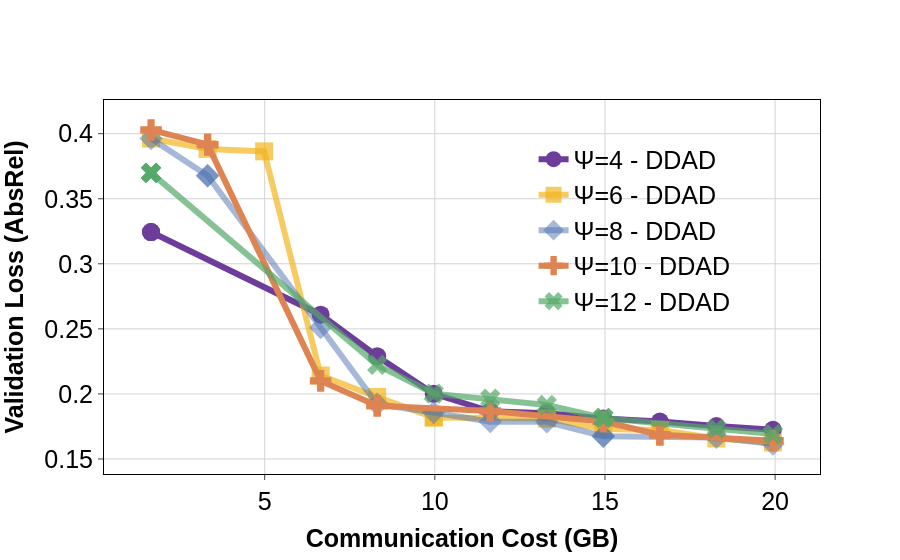

The notebook cell saved with this chart:
### Code cell
combined_test_loss_by_communication_cost_lower_bound_figures = go.Figure()
i = 0
for fig in test_loss_by_communication_lower_bound_cost_figures:    
    for trace in fig.data:
        trace.update(line={'color': f'rgba{hex_to_rgba(COLORS[i], ALPHAS[i])}'}, marker=dict(symbol=MARKER_SYMBOLS[i]))
        i += 1
        combined_test_loss_by_communication_cost_lower_bound_figures.add_trace(trace)
combined_test_loss_by_communication_cost_lower_bound_figures.update_layout(yaxis_title="<b>Validation Loss (AbsRel)</b>", xaxis_title="<b>Communication Cost (GB)</b>")
combined_test_loss_by_communication_cost_lower_bound_figures = standardize_fig(combined_test_loss_by_communication_cost_lower_bound_figures, **fig_config)
combined_test_loss_by_communication_cost_lower_bound_figures.update_layout(legend=dict(orientation="v", yanchor="bottom", x=0.6, y=0.4, xanchor="left", bgcolor='rgba(0,0,0,0)')) 
combined_test_loss_by_communication_cost_lower_bound_figures.show()
combined_test_loss_by_communication_cost_lower_bound_figures.write_image("ddad_loss_by_communication_cost_lower_bound_search_range_opt.pdf")

### Figure 1 — Plotly figure (JSON) as saved in the notebook; plotly's stock layout.template omitted (floating-point values rounded to 4 significant figures)
{"data": [{"line": {"color": "rgba(109, 61, 156, 1)", "width": 6}, "marker": {"size": 18, "symbol": "circle"}, "mode": "lines+markers", "name": "&#936;=4 - DDAD", "showlegend": true, "type": "scatter", "x": [1.661, 1.661, 1.661, 6.646, 8.307, 9.968, 11.63, 13.29, 14.95, 16.61, 18.28, 19.94], "y": [0.3244, 0.3244, 0.3244, 0.2609, 0.229, 0.2001, 0.1866, 0.1852, 0.181, 0.1788, 0.1753, 0.1724]}, {"line": {"color": "rgba(242, 182, 31, 0.7)", "width": 6}, "marker": {"size": 18, "symbol": "square"}, "mode": "lines+markers", "name": "&#936;=6 - DDAD", "showlegend": true, "type": "scatter", "x": [1.661, 3.323, 4.984, 6.646, 8.307, 9.968, 9.968, 13.29, 14.95, 16.61, 18.28, 19.94], "y": [0.3963, 0.3883, 0.3864, 0.2141, 0.1976, 0.1819, 0.1819, 0.181, 0.1731, 0.1723, 0.1658, 0.1626]}, {"line": {"color": "rgba(76, 114, 176, 0.5)", "width": 6}, "marker": {"size": 18, "symbol": "diamond"}, "mode": "lines+markers", "name": "&#936;=8 - DDAD", "showlegend": true, "type": "scatter", "x": [1.661, 3.323, 3.323, 6.646, 8.307, 9.968, 11.63, 13.29, 14.95, 14.95, 18.28, 19.94], "y": [0.3963, 0.3677, 0.3677, 0.2511, 0.192, 0.1857, 0.1787, 0.1786, 0.1675, 0.1675, 0.1666, 0.1615]}, {"line": {"color": "rgba(221, 132, 82, 1)", "width": 6}, "marker": {"size": 18, "symbol": "cross"}, "mode": "lines+markers", "name": "&#936;=10 - DDAD", "showlegend": true, "type": "scatter", "x": [1.661, 3.323, 3.323, 6.646, 8.307, 8.307, 11.63, 11.63, 14.95, 16.61, 16.61, 19.94], "y": [0.4029, 0.3916, 0.3916, 0.21, 0.1909, 0.1909, 0.1869, 0.1869, 0.1788, 0.1686, 0.1686, 0.164]}, {"line": {"color": "rgba(85, 168, 104, 0.7)", "width": 6}, "marker": {"size": 18, "symbol": "x"}, "mode": "lines+markers", "name": "&#936;=12 - DDAD", "showlegend": true, "type": "scatter", "x": [1.661, 1.661, 1.661, 1.661, 8.307, 9.968, 11.63, 13.29, 14.95, 14.95, 18.28, 19.94], "y": [0.3699, 0.3699, 0.3699, 0.3699, 0.2223, 0.2002, 0.1963, 0.1915, 0.1815, 0.1815, 0.1731, 0.1691]}], "layout": {"autosize": true, "legend": {"bgcolor": "rgba(0, 0, 0, 0)", "bordercolor": "black", "borderwidth": 0, "font": {"color": "black", "family": "Arial", "size": 25}, "orientation": "v", "tracegroupgap": 10, "x": 0.6, "xanchor": "left", "y": 0.4, "yanchor": "bottom"}, "plot_bgcolor": "white", "title": {"font": {"color": "black", "family": "Arial", "size": 20}}, "xaxis": {"autorange": true, "gridcolor": "lightgrey", "linecolor": "black", "mirror": true, "range": [0.3506, 21.25], "showline": true, "tickangle": 0, "tickfont": {"color": "black", "family": "Arial", "size": 25}, "tickmode": "array", "ticks": "outside", "title": {"font": {"color": "black", "family": "Arial", "size": 25}, "text": "<b>Communication Cost (GB)</b>"}, "type": "linear"}, "yaxis": {"autorange": true, "gridcolor": "lightgrey", "linecolor": "black", "mirror": true, "range": [0.1255, 0.4388], "showline": true, "tickfont": {"color": "black", "family": "Arial", "size": 25}, "ticks": "outside", "title": {"font": {"color": "black", "family": "Arial", "size": 25}, "text": "<b>Validation Loss (AbsRel)</b>"}, "type": "linear"}}}
